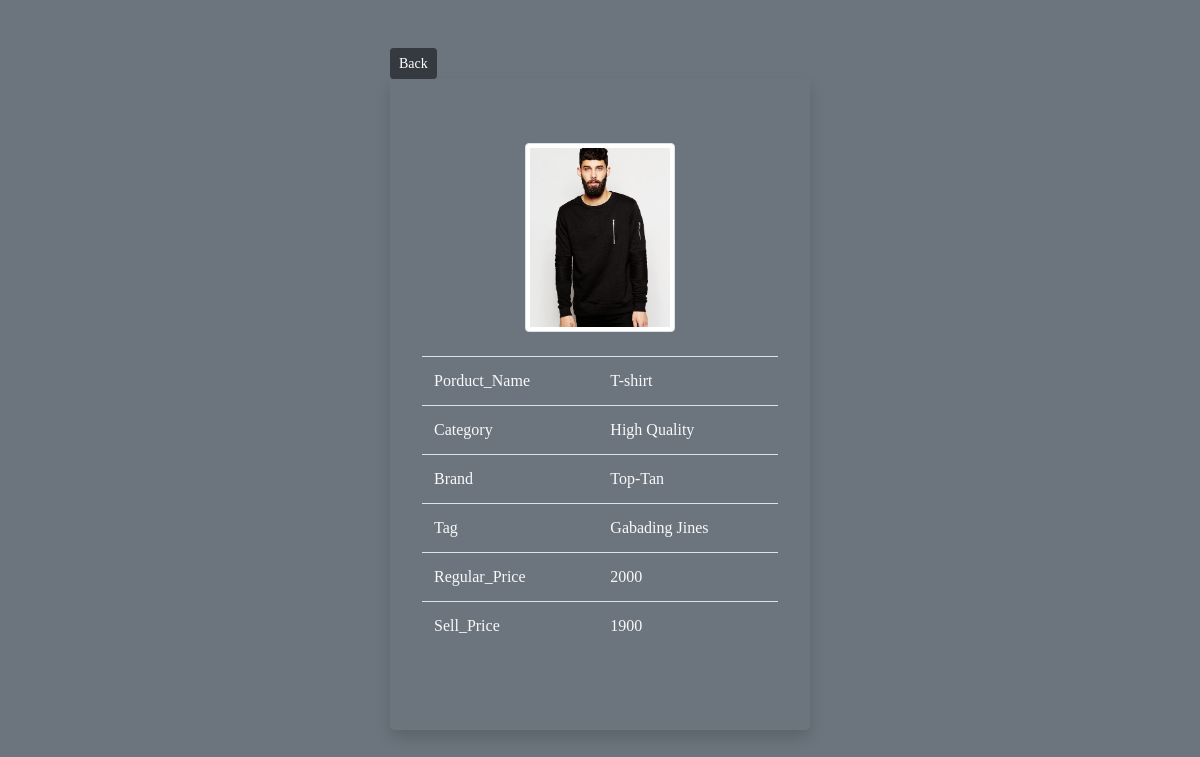
The page /view.php?id=5 on the database its author committed.
### tables this page shows
CREATE TABLE `product_info` (
  `id` int(5) NOT NULL,
  `product_name` varchar(50) DEFAULT NULL,
  `product_discription` varchar(100) DEFAULT NULL,
  `brand` varchar(20) DEFAULT NULL,
  `tag` varchar(20) DEFAULT NULL,
  `regular_price` int(10) DEFAULT NULL,
  `sell_price` int(10) DEFAULT NULL,
  `category` varchar(20) DEFAULT NULL,
  `photo` varchar(100) DEFAULT NULL
);

### view.php (the view, shortened to what this page needs)
<?php include_once 'apps/db.php' ?>
<!DOCTYPE html>
<html lang="en">
<head>
	<link rel="stylesheet" href="assets/css/bootstrap.min.css">
	<link rel="stylesheet" href="assets/css/style.css">
	<link rel="stylesheet" href="assets/css/responsive.css">
</head>
<body class="bg-secondary">
	<?php
		$id = $_GET['id'];
		$sql = "SELECT * FROM product_info WHERE id='$id'";
		$data = $connection -> query($sql);
		$fdata = $data -> fetch_assoc();
	 ?>
	<div class="container mt-lg-5" style="width: 450px;">
		<a class="btn btn-dark text-white btn-sm" href="product-table.php">Back</a>
		<div class="jumbotron bg-secondary shadow">
			<img style="width: 150px;" class="mx-auto d-block img-thumbnail" src="photos/<?php echo $fdata['photo'] ?>" alt=""><br>
			<table class="table">
				<tbody class="text-light">
					<tr>
						<td>Porduct_Name</td>
						<td><?php echo $fdata['product_name'] ?></td>
					</tr>
					<tr>
						<td>Category</td>
						<td><?php echo $fdata['category'] ?></td>
					</tr>
					<tr>
						<td>Brand</td>
						<td><?php echo $fdata['brand'] ?></td>
					</tr>
					<tr>
						<td>Tag</td>
						<td><?php echo $fdata['tag'] ?></td>
					</tr>
					<tr>
						<td>Regular_Price</td>
						<td><?php echo $fdata['regular_price'] ?></td>
					</tr>
					<tr>
						<td>Sell_Price</td>
						<td><?php echo $fdata['sell_price'] ?></td>
					</tr>
				</tbody>
			</table>
		</div>
	</div>
</body>
</html>

### assets/css/style.css (style rules this page uses)
* { padding: 0px; margin: 0px; font-family: candara; }

### rows shown on the page
product_info: photo (picture), product_name "T-shirt", category "High Quality", brand "Top-Tan", tag "Gabading Jines", regular_price "2000", sell_price "1900"
